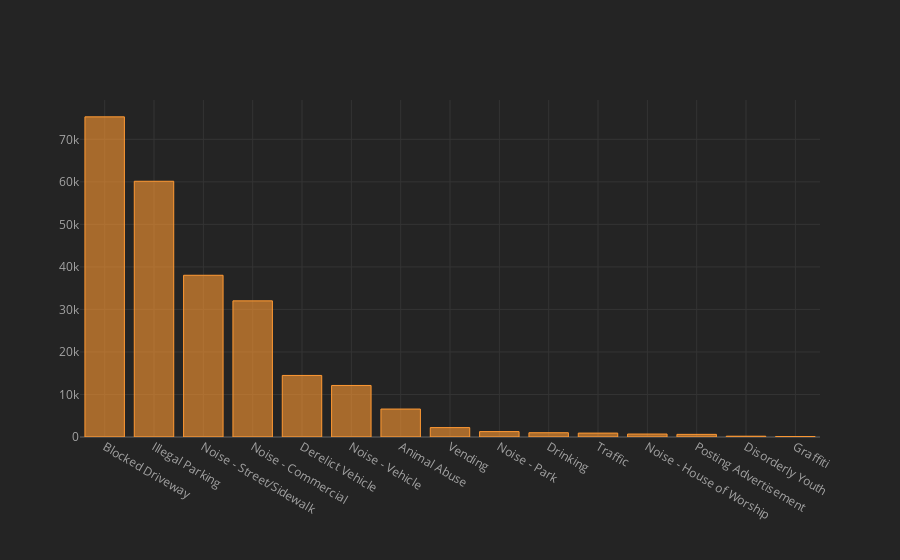

Notebook source saved alongside this figure:
### Code cell
df['Complaint Type'].value_counts().iplot(kind='bar')

### Figure 1 — Plotly figure (JSON) as saved in the notebook; plotly's stock layout.template omitted (floating-point values rounded to 4 significant figures)
{"data": [{"marker": {"color": "rgba(255, 153, 51, 0.6)", "line": {"color": "rgba(255, 153, 51, 1.0)", "width": 1}}, "name": "Complaint Type", "orientation": "v", "text": "", "type": "bar", "x": ["Blocked Driveway", "Illegal Parking", "Noise - Street/Sidewalk", "Noise - Commercial", "Derelict Vehicle", "Noise - Vehicle", "Animal Abuse", "Vending", "Noise - Park", "Drinking", "Traffic", "Noise - House of Worship", "Posting Advertisement", "Disorderly Youth", "Graffiti"], "y": [75291, 60145, 38034, 32020, 14477, 12122, 6574, 2211, 1270, 1007, 918, 696, 621, 185, 95]}], "layout": {"legend": {"bgcolor": "#242424", "font": {"color": "#F4F4F4"}}, "paper_bgcolor": "#242424", "plot_bgcolor": "#242424", "title": {"font": {"color": "#F4F4F4"}}, "xaxis": {"gridcolor": "#343434", "showgrid": true, "tickfont": {"color": "#A4A4A4"}, "title": {"font": {"color": "#A4A4A4"}, "text": ""}, "zerolinecolor": "#444444"}, "yaxis": {"gridcolor": "#343434", "showgrid": true, "tickfont": {"color": "#A4A4A4"}, "title": {"font": {"color": "#A4A4A4"}, "text": ""}, "zerolinecolor": "#444444"}}}
